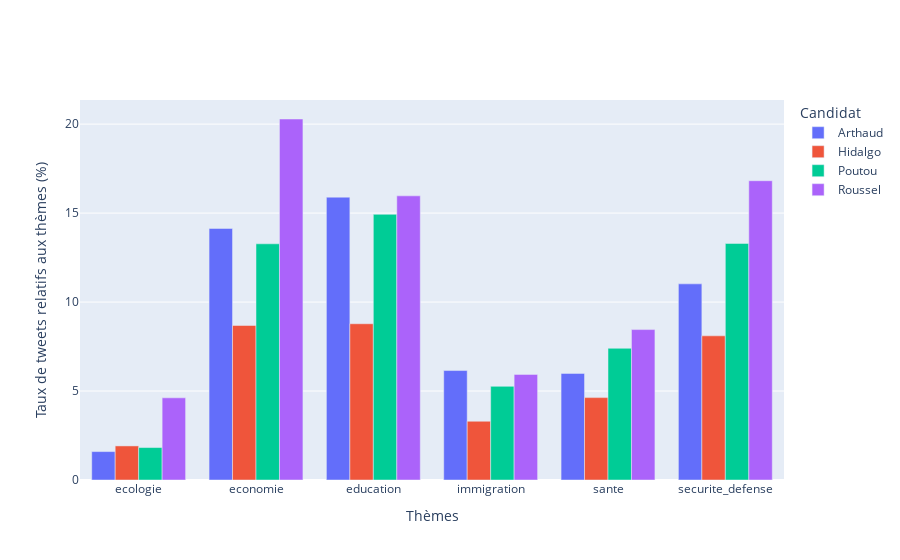

This figure's notebook cell:
### Code cell
import plotly.graph_objects as go
fig = go.Figure()
for candidat, group in df_all.groupby("candidat"):
    fig.add_trace(go.Bar(x=df_all.index, y=group["tweets_lies"], name=candidat,
      hovertemplate="Candidat=%s<br>Thème=%%{x}<br>Taux de tweets liées=%%{y}<extra></extra>"% candidat))

fig.update_layout(legend_title_text = "Candidat")
fig.update_xaxes(title_text="Thèmes")
fig.update_yaxes(title_text="Taux de tweets relatifs aux thèmes (%)")
fig.show()

### Figure 1 — Plotly figure (JSON) as saved in the notebook; plotly's stock layout.template omitted (floating-point values rounded to 4 significant figures)
{"data": [{"hovertemplate": "Candidat=Arthaud<br>Thème=%{x}<br>Taux de tweets liées=%{y}<extra></extra>", "name": "Arthaud", "type": "bar", "x": ["ecologie", "economie", "education", "immigration", "sante", "securite_defense", "ecologie", "economie", "education", "immigration", "sante", "securite_defense", "ecologie", "economie", "education", "immigration", "sante", "securite_defense", "ecologie", "economie", "education", "immigration", "sante", "securite_defense"], "y": [1.597, 14.14, 15.89, 6.15, 5.99, 11.02]}, {"hovertemplate": "Candidat=Hidalgo<br>Thème=%{x}<br>Taux de tweets liées=%{y}<extra></extra>", "name": "Hidalgo", "type": "bar", "x": ["ecologie", "economie", "education", "immigration", "sante", "securite_defense", "ecologie", "economie", "education", "immigration", "sante", "securite_defense", "ecologie", "economie", "education", "immigration", "sante", "securite_defense", "ecologie", "economie", "education", "immigration", "sante", "securite_defense"], "y": [1.916, 8.683, 8.78, 3.301, 4.63, 8.101]}, {"hovertemplate": "Candidat=Poutou<br>Thème=%{x}<br>Taux de tweets liées=%{y}<extra></extra>", "name": "Poutou", "type": "bar", "x": ["ecologie", "economie", "education", "immigration", "sante", "securite_defense", "ecologie", "economie", "education", "immigration", "sante", "securite_defense", "ecologie", "economie", "education", "immigration", "sante", "securite_defense", "ecologie", "economie", "education", "immigration", "sante", "securite_defense"], "y": [1.824, 13.27, 14.93, 5.263, 7.402, 13.29]}, {"hovertemplate": "Candidat=Roussel<br>Thème=%{x}<br>Taux de tweets liées=%{y}<extra></extra>", "name": "Roussel", "type": "bar", "x": ["ecologie", "economie", "education", "immigration", "sante", "securite_defense", "ecologie", "economie", "education", "immigration", "sante", "securite_defense", "ecologie", "economie", "education", "immigration", "sante", "securite_defense", "ecologie", "economie", "education", "immigration", "sante", "securite_defense"], "y": [4.618, 20.29, 15.97, 5.936, 8.453, 16.82]}], "layout": {"legend": {"title": {"text": "Candidat"}}, "xaxis": {"title": {"text": "Thèmes"}}, "yaxis": {"title": {"text": "Taux de tweets relatifs aux thèmes (%)"}}}}
